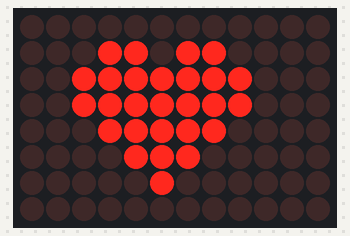
Bench run of a sketch on a simulated Arduino Uno R4 WiFi. On the bench: 12×8 LED matrix.

Above: at 118.7 s.

The sketch:

arduino_led_heart.ino
```cpp
#include <Arduino_LED_Matrix.h>

ArduinoLEDMatrix matrix;

static uint8_t HEART_FRAME_1[8][12] = {
    {0, 0, 0, 0, 0, 0, 0, 0, 0, 0, 0, 0}, {0, 0, 0, 0, 0, 0, 0, 0, 0, 0, 0, 0},
    {0, 0, 0, 0, 1, 0, 1, 0, 0, 0, 0, 0}, {0, 0, 0, 1, 1, 1, 1, 1, 0, 0, 0, 0},
    {0, 0, 0, 1, 1, 1, 1, 1, 0, 0, 0, 0}, {0, 0, 0, 0, 1, 1, 1, 0, 0, 0, 0, 0},
    {0, 0, 0, 0, 0, 1, 0, 0, 0, 0, 0, 0}, {0, 0, 0, 0, 0, 0, 0, 0, 0, 0, 0, 0}};

static uint8_t HEART_FRAME_2[8][12] = {
    {0, 0, 0, 0, 0, 0, 0, 0, 0, 0, 0, 0}, {0, 0, 0, 1, 1, 0, 1, 1, 0, 0, 0, 0},
    {0, 0, 1, 1, 1, 1, 1, 1, 1, 0, 0, 0}, {0, 0, 1, 1, 1, 1, 1, 1, 1, 0, 0, 0},
    {0, 0, 0, 1, 1, 1, 1, 1, 0, 0, 0, 0}, {0, 0, 0, 0, 1, 1, 1, 0, 0, 0, 0, 0},
    {0, 0, 0, 0, 0, 1, 0, 0, 0, 0, 0, 0}, {0, 0, 0, 0, 0, 0, 0, 0, 0, 0, 0, 0}};

void showFrame(uint8_t frame[8][12], unsigned long durationMs) {
    matrix.renderBitmap(frame, 8, 12);
    delay(durationMs);
}

void setup() {
    matrix.begin();
    matrix.clear();
}

void loop() {
    showFrame(HEART_FRAME_1, 66);
    showFrame(HEART_FRAME_2, 66);
}
```
